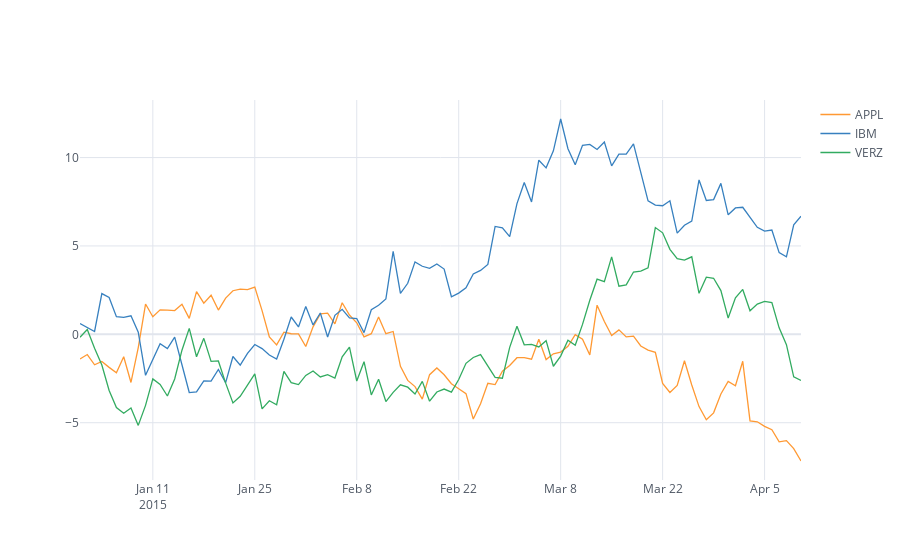

Write notebook code for a chart like this one.
### Markdown cell above
### Customizing Themes

We can pass a **theme** to the **iplot** function. 
3 themes are available, but you can create your own
* Solar
* Pearl (Default)
* White

### Code cell
df[['APPL','IBM','VERZ']].iplot(theme='white',filename='Tutorial White')
